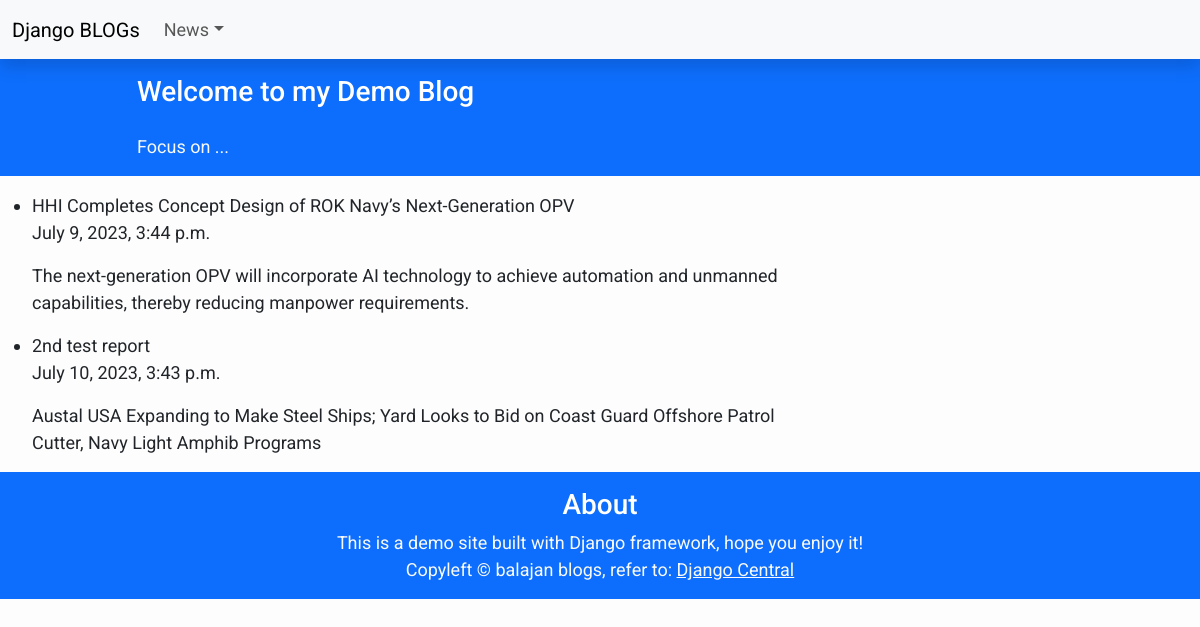
Page /news/ on the committed database.
### news/models.py (models this page shows, shortened)
class Report(models.Model):
	title = models.CharField(max_length=100)
	content = models.TextField(blank=True)
	created_on = models.DateTimeField(auto_now= True)
	author = models.ForeignKey(Author, on_delete=models.CASCADE, null=True)

### news/views.py (the view)
# urls.py: path('', views.ReportList.as_view(), name='report'),
class ReportList(APIView):
	renderer_classes = [TemplateHTMLRenderer]
	template_name = 'report_api.html'
	def get(self, request):
		queryset = Report.objects.all()
		return Response({'reports': queryset})

### templates/report_api.html
{% extends "base.html" %}
{% block index %}
<ul>
	<div class="col-md-8 mt-3 left">
	{% for report in reports %}
		<li>{{ report.title }}</li>
		<p>{{ report.created_on }}</p>
		<p>{{ report.content }}</p>
	{% endfor %}
	</div>
</ul>
{% endblock %}

### templates/base.html (shortened to what this page needs)
{% load static %}
<!DOCTYPE html>
<html>
    <head>
        <link href="https://cdn.jsdelivr.net/npm/bootstrap@5.3.2/dist/css/bootstrap.min.css" rel="stylesheet">
        <link rel="stylesheet" href="{% static 'css/styles.css' %}">
    </head>
    <body>
        <nav class="navbar navbar-expand-lg navbar-light bg-light shadow">
            <div class="container-fluid">
                <a class="navbar-brand" href="#">Django BLOGs</a>
                <div class="collapse navbar-collapse" id="navbarNavDropdown">
                    <ul class="navbar-nav">
			            <li class="nav-item dropdown">
				            <a class="nav-link dropdown-toggle" href="#" id="navbarDropdownMenuLink" role="button" data-bs-toggle="dropdown" aria-expanded="false">News</a>
			            </li>
                    </ul>
                </div>
            </div>
        </nav>
        {% block header %}
        <header class="bg-primary">
            <div class="container">
                <div class="row">
                     <div class=" col-md-8 col-md-10 mx-auto">
                         <div class="site-heading">
                            <h3 class=" site-heading my-4 mt-3 text-white"> Welcome to my Demo Blog </h3>
                            <p class="text-light">Focus on ...</p>
                        </div>
                    </div>
                </div>
            </div>
        </header>
        {% endblock header %}
        {% block index %}{% endblock index %}
        <footer class="p-3 mb-2 bg-primary text-white">
            <center><h3 id="about">About</h3></center>
            <p class="m-0 text-light text-center ">This is a demo site built with Django framework, hope you enjoy it!</p>
            <p class="m-0 text-light text-center ">Copyleft &copy; balajan blogs, refer to: <a class="text-light" href="https://djangocentral.com/building-a-blog-application-with-django/">Django Central</a></p>
        </footer>
    </body>
</html>

### static/css/styles.css (style rules this page uses)
body { font-family: "Roboto", sans-serif; font-size: 18px; background-color: #fdfdfd; }
.shadow { box-shadow: 0 4px 2px -2px rgba(0, 0, 0, 0.1); }

### rows in the picture
Report: title "HHI Completes Concept Design of ROK Navy’s Next-Generation OPV", created_on "July 9, 2023, 3:44 p.m.", content "The next-generation OPV will incorporate AI technology to achieve automation and unmanned capabilities, thereby reducing manpower requirements."
Report: title "2nd test report", created_on "July 10, 2023, 3:43 p.m.", content "Austal USA Expanding to Make Steel Ships; Yard Looks to Bid on Coast Guard Offshore Patrol Cutter, Navy Light Amphib Programs"
